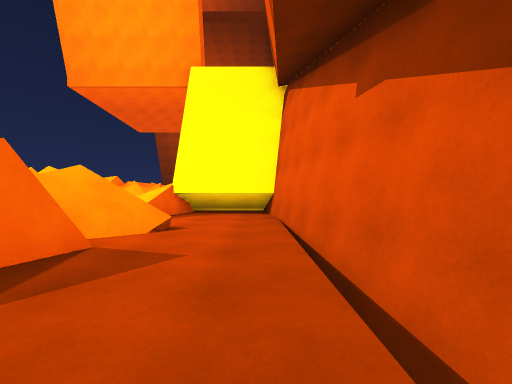
View 1 (above)

14 first-person views from a walk through a Unity game level. The camera is 1.2 m above the floor, looks level and sees 90° across. The floor is counted in squares, 2 m on a side. Each view is taken from the middle of a square. On the plan, view 1 faces up. The plan holds only what a view shows up to about 9 squares ahead; the rest is blank. The place goes on beyond the plan. The player character is not drawn.

View 2
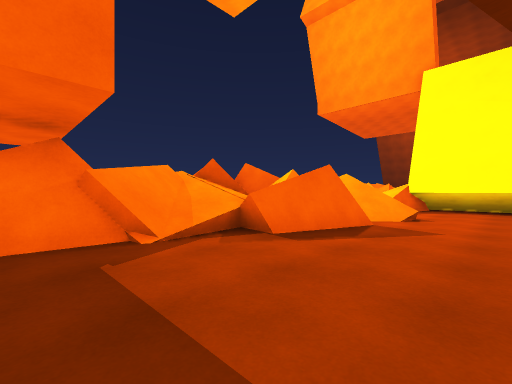

View 3
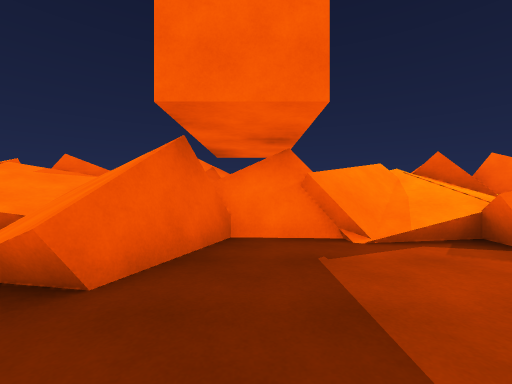

View 4
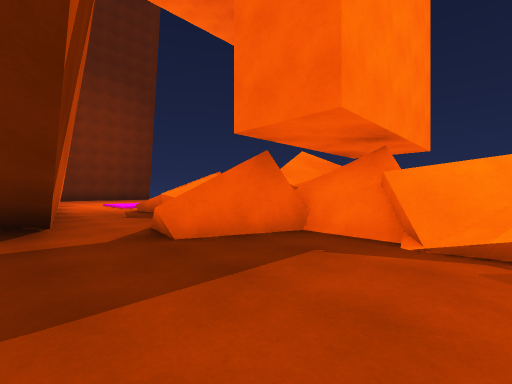

View 5
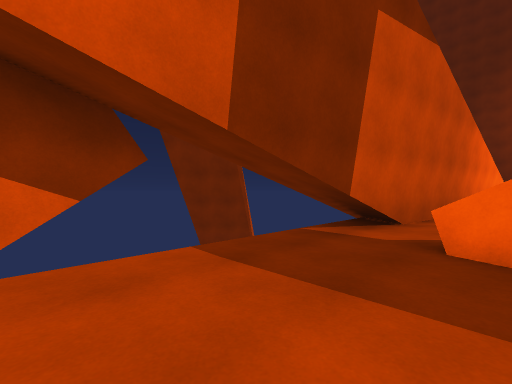

View 6
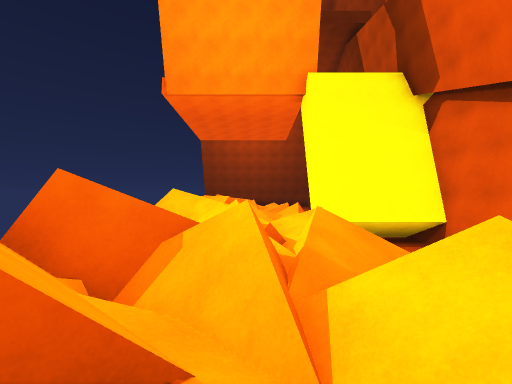

View 7
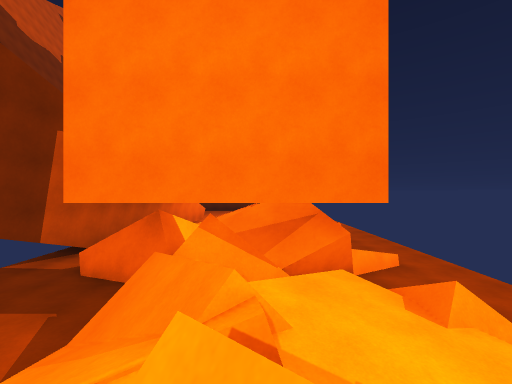

View 8
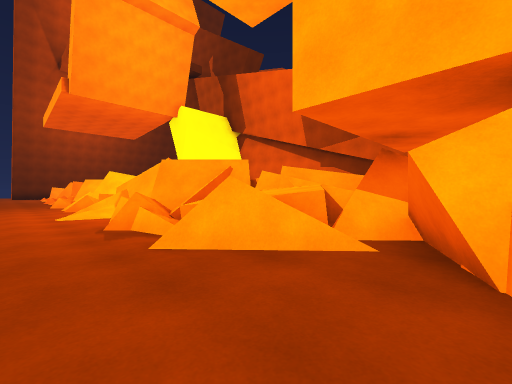

View 9
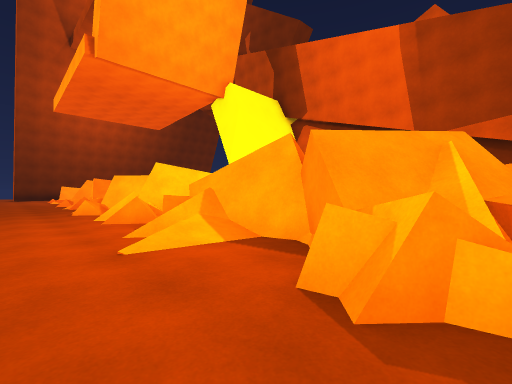

View 10
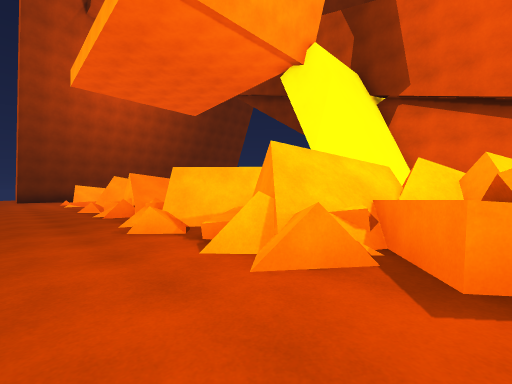

View 11
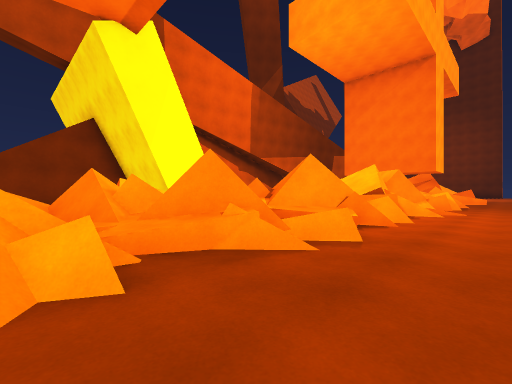

View 12
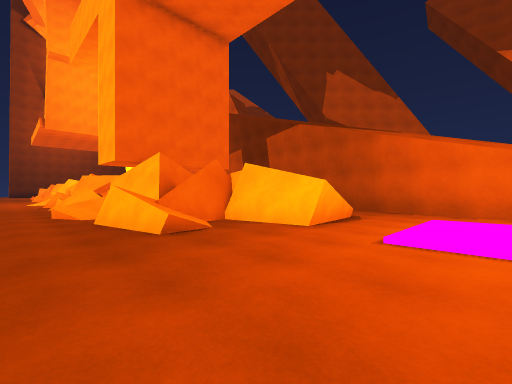

View 13
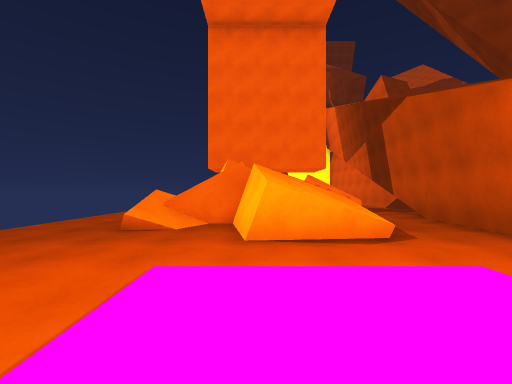

View 14
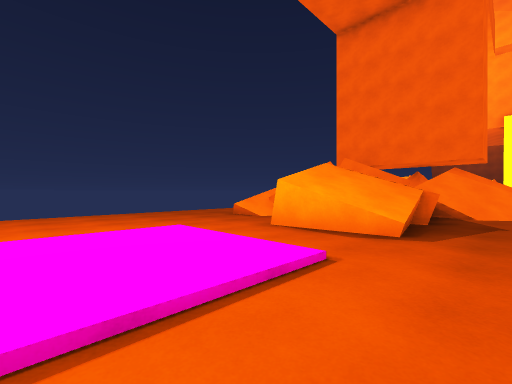

### Floor plan
Key: @ floor where view 1 was taken; # wall or solid block; x gap in a wall; . main floor; : floor 0.25 m higher than the main floor; + floor 1.5 m higher than the main floor; * floor 1.75 m higher than the main floor; / step, stairs or slope; = window, fence, low wall or low ledge; ^ raised ledge; v drop or lower ground.
Columns run from 9 left of view 1 to 2 right of it. Each row starts with its distance up from view 1.
 17 ..
 16 ...
 15 ...
 14 ../
 13 ...=
 12 ..=//=   #
 11 ..//=#   v
 10 ..=//#    ##
  9 ..//#=
  8 ../#=/ ###
  7 ..=#= /####
  6 ..=#=#/...#
  5 ..#=##/...#
  4 .//## //..#
  3 ...#////..#
  2 ../////=..#
  1 ..===//...#
  0 ..##=//..@#
 -1 ..=v##/...#
 -2 ...^##....
 -3 ..=#^#=#.#
 -4 .//#^v//.##
 -5 .. / =/..##
 -6 ..//x+/..#
 -7 ..//#*x.##
 -8 ....#==.#
 -9 ........#
-10 ...////.#
-11 .../::/.#
-12 .../::/.

Where each view was taken, in squares from view 1:
view 1: 0 up, 0 right, facing up
view 2: 2 down, 0 right, facing up-left
view 3: 2 down, 0 right, facing left
view 4: 0 up, 0 right, facing down-left
view 5: 0 up, 2 left, facing down-right
view 6: 1 up, 4 left, facing up
view 7: 2 up, 5 left, facing down
view 8: 3 down, 9 left, facing up-right
view 9: 1 up, 9 left, facing up-right
view 10: 5 up, 9 left, facing up-right
view 11: 12 up, 9 left, facing down-right
view 12: 11 down, 9 left, facing up-right
view 13: 12 down, 5 left, facing up
view 14: 12 down, 2 left, facing up-left
